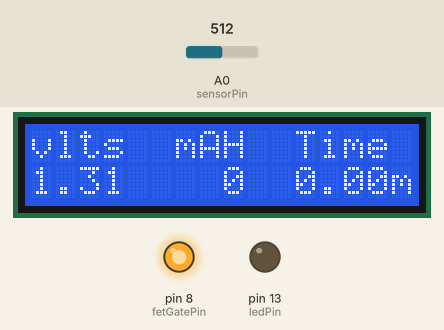
Simulated run of this sketch. Board: Arduino Uno, built with avr-gcc and run on an emulated ATmega328P. Shown: 16×2 character LCD, output pins drawn as LEDs (lit = HIGH). Dashed ring = blinking. The inputs (shaded band) are chosen by the test bench; at power-on: A0 (sensorPin) = 512.

Above: at 1.2 s.
1.3 s: A0 (sensorPin) set to 344
At 2.8 s:
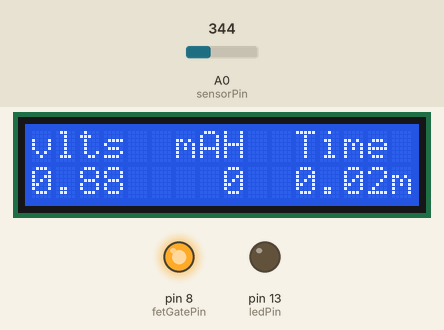
4.5 s: A0 (sensorPin) set to 364
At 5.3 s:
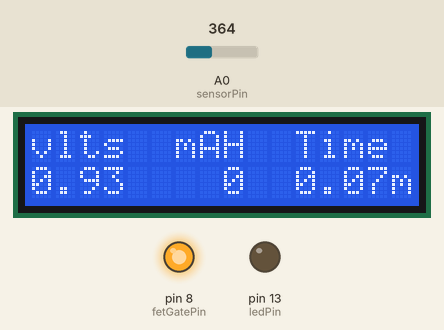
7.5 s: A0 (sensorPin) set to 306
At 18.5 s:
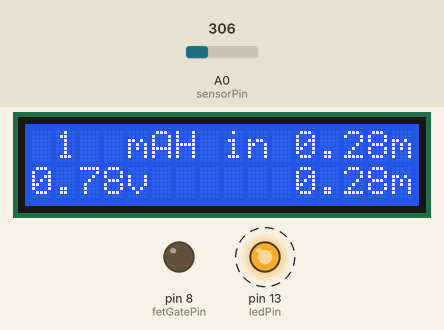
Timing chart, 0 to 20.1 s (numbered marks = the images above; inputs shaded):
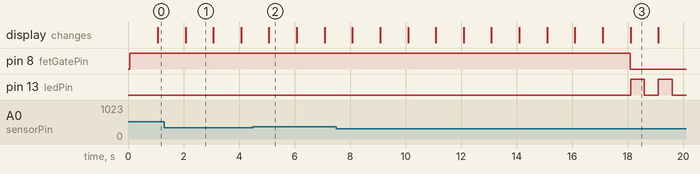

The sketch:

bateria.ino
```cpp
/*
reference: http://labdegaragem.com/forum/topics/ler-carga-da-bateria-que-alimenta-arduino

     Battery Characterization Tool

     11/7/2009 John Terry

     Compiled on Aurdino 1.52 in 5500 bytes.

 This uses the analog in to measure the voltage of a battery under a known load and
 integrates the area under the curve to arrive at the useful capacity of the
 batterin in mAH.

*/

#include <LiquidCrystal.h>


// Set some constants -- these will need to be adjusted for your setup
//
// Connect a ~10KΩ (Rr) resistor from 3.3V supply pin to the AREF pin,
//   creating a voltage divder with the internal 32KΩ resistor on AREF.
//      aRefVoltage = supply_voltage * 32K / Rr
//   Alternatively, measure the actual AREF voltage applied with a good DMM:
//  my measured aRefVoltage = 2.62;
const float     aRefVoltage = 2.62;

// Connect a load resistor (Rl) to the battery. ~2.2Ω restistor gives ~500mA drain which
//   is about right for a battery rated at 2500mAH.  Note, this should be a >=1W resistor!
//   Dont trust your DMM to meausre such a low resistance accurately. I measured the current
//   and back-calculated the resistance. Best just to trust rated resistance.
//   my  resistance = 2.2;
//
// The integrator works by accumulating the sampled voltage values from the start until
//   hitting a pre-determined low-voltage threshold. Since they are sampled at a
//   known period, the number of samples taken cancels out and the accumulation of all samples
//   simply needs to be scalled by a factor
//
//   Let's make some definitions to show the derivation of how this is so:
//   I = current
//   V = load voltage
//   Rl = load resistance
//   samples = number of voltage samples made
//   sensor = value read out of analog A->D
//   rate = number of samples taken per second
//
//                                        ave(V)
//   capacity = ∫I ~= ave(I) * time = ----------- * time
//                                          Rl
//
//   Where:
//                ∑(V)     ∑(sensor) * aRefVoltage/1024
//     ave(V) = -------  = ---------------------------------
//              samples              samples
//
//      time  =  samples/rate
//
//   Thus:
//               ∑(sensor) * aRefVoltage        samples
//   capacity = ----------------------------- * ----------
//                samples * 1024 * Rl            rate
//
//               ∑(sensor) * aRefVoltage
//   capacity = ------------------------------ = ∑(sensor) * quanta
//                  1024 * Rl * rate
//
//
//                aRefVoltage
//   quanta =  --------------------
//               1024 * Rl * rate
//
//   rate in this sketch is 1 Hz (1/sec).
//   Thus, the units of quanta are: volt*seconds/(Ω*samples) = amp*seconds per sample
//
//   What we really want are mA*Hours, so, scale by 1hr/3600seconds and 1000mA/A, or simply 1/3.6
//
//   So, finally:
//   quanta = aRefVoltage/(Rl*1024*3.6)  in units of mA*hours per sample

const double quanta = 0.00032305; // 2.62/(2.2*1024*3.6)


// Define low voltage threshold where any remaining capacity is "unusable"
//        lowThreshold = 0.9V * 1024/aRefVoltage
const int lowThreshold = 354;

int sensorPin          = 0;    // select the analog input pin for the voltage measurement
int ledPin             = 13;   // select the pin for the LED
int fetGatePin         = 8;    // select the pin for the LED
int sensorValue        = 0;    // unscaled sensor output
float voltage          = 0;    // measured voltage
double mAH             = 0;    // Calculated current
long accumulator       = 0;    // sum of all unscalled sensor values sampled
int epoch              = 0;    // seconds since battery was inserted
int lowVolts           = 0;    // debounce the low voltage threshold
boolean done           = false;// Voltage has dropped below threshold
boolean batteryIn      = false;// Battery present

// initialize the the LCD library with the numbers of the interface pins
//  LCD Pins  --  RS, EN, D4, D5, D6, D7
LiquidCrystal lcd(12, 11,  5,  4,  3,  2);


void setup() {
  // declare the ledPin and fetGatePin as an OUTPUT:
  pinMode(ledPin,     OUTPUT);
  pinMode(fetGatePin, OUTPUT);

  // set analog reference to external
  analogReference(EXTERNAL);

  // set up the LCD's number of rows and columns:
  lcd.begin(16, 2);

  // Print a helpful start-up message to the LCD.
  lcd.print("Insert battery");

  // DEBUG initialize serial communications at 9600 bps:
  // Serial.begin(9600);
}


void loop() {

  sensorValue = analogRead(sensorPin);


  if (!batteryIn && (sensorValue > 100)) {
    // Initialize upon the insertion of a "fresh" battery
    batteryIn   = true;
    done        = false;
    epoch       = 0;
    accumulator = 0;
    lowVolts    = 0;
    digitalWrite(ledPin, LOW);
    digitalWrite(fetGatePin, HIGH);
    // clear out when LCD when starting over
    lcd.setCursor(0, 0);
    lcd.print("vlts  mAH  Time ");
    lcd.setCursor(0, 1);
    lcd.print("                ");
  }
  else if (batteryIn && done && (sensorValue <= 20)) {
    // consider the battery removed only after finishing the last measurement to
    // debounce a glitchy concact
    batteryIn=false;
  }
  else if (batteryIn) {
    // Running state during discharge state

    voltage = sensorValue*aRefVoltage/1024.0;


    // print voltage
    lcd.setCursor(0, 1);
    lcd.print(voltage);

    if (!done) {
      accumulator += sensorValue;
      // print mAH
      mAH = accumulator*quanta;
      if      (mAH <   10) { lcd.setCursor(8, 1); }  // adjust to make it perdy
      else if (mAH <  100) { lcd.setCursor(7, 1); }
      else if (mAH < 1000) { lcd.setCursor(6, 1); }
      else                 { lcd.setCursor(5, 1); }
      lcd.print(int(mAH));

    }

    // print current time
    lcd.setCursor(11, 1);
    lcd.print(epoch/60.0);
    lcd.setCursor(15, 1);
    lcd.print("m");

    if (!done) {

      // lowVolts requires 10 seconds in the last 20 before being done
      if (sensorValue < lowThreshold) { lowVolts++;}
      else if (lowVolts > 0)          { lowVolts--;}

      // If it's below threshold for 10 of 20 samples, bail out
      if (lowVolts > 10) {
        done=true;
        digitalWrite(fetGatePin, LOW);
        lcd.setCursor(0, 0);
        lcd.print("    mAH in     ");
        lcd.setCursor(1, 0);
        lcd.print(int(mAH));

        // put the time, in minutes in the upper right
        lcd.setCursor(11, 0);
        lcd.print(epoch/60.0);
        lcd.setCursor(15, 0);
        lcd.print("m");

        // Clear out the bottom line
        lcd.setCursor(4, 1);
        lcd.print("v      ");
      }
    }

    epoch++;
  } // batteryIn -- main routine


  if (done) {
    // When done, flash the LED to get attention
    digitalWrite(ledPin, HIGH);
    delay(500);
    digitalWrite(ledPin, LOW);
    delay(499);
  } else {
    // Since the processing takes some time prior to the delay, we'll assume 1mS
    // This could stand to be improved with an interrupt routine that is kicked off
    // before all the processing starts for each loop
    delay(999);
  }

/* DEBUG
  Serial.print("\nsensor = " );
  Serial.print(sensorValue);
  Serial.print("\t lowvolrs = " );
  Serial.print(lowVolts);
*/
}
```

Measured:
- after the input at 7.5 s, pin 8 (fetGatePin): HIGH → LOW after 10.6 s; pin 13 (ledPin): alternates HIGH for 0.50 s and LOW for 0.50 s, starting after 10.6 s
- what the display in image 1 shows lasts 1.0 s, from 2.1 s to 3.1 s
